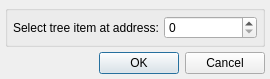
<?xml version="1.0" encoding="UTF-8"?>
<ui version="4.0">
 <class>GoToAddressDialog</class>
 <widget class="QDialog" name="GoToAddressDialog">
  <property name="geometry">
   <rect>
    <x>0</x>
    <y>0</y>
    <width>270</width>
    <height>70</height>
   </rect>
  </property>
  <property name="windowTitle">
   <string>Go to address</string>
  </property>
  <property name="modal">
   <bool>false</bool>
  </property>
  <layout class="QVBoxLayout" name="verticalLayout">
   <property name="spacing">
    <number>5</number>
   </property>
   <property name="leftMargin">
    <number>5</number>
   </property>
   <property name="topMargin">
    <number>5</number>
   </property>
   <property name="rightMargin">
    <number>5</number>
   </property>
   <property name="bottomMargin">
    <number>5</number>
   </property>
   <item>
    <widget class="QGroupBox" name="groupBox">
     <property name="title">
      <string/>
     </property>
     <layout class="QHBoxLayout" name="horizontalLayout">
      <property name="spacing">
       <number>5</number>
      </property>
      <property name="leftMargin">
       <number>5</number>
      </property>
      <property name="topMargin">
       <number>5</number>
      </property>
      <property name="rightMargin">
       <number>5</number>
      </property>
      <property name="bottomMargin">
       <number>5</number>
      </property>
      <item>
       <widget class="QLabel" name="label">
        <property name="text">
         <string>Select tree item at address:</string>
        </property>
       </widget>
      </item>
      <item>
       <widget class="HexSpinBox" name="hexSpinBox">
        <property name="sizePolicy">
         <sizepolicy hsizetype="Expanding" vsizetype="Fixed">
          <horstretch>0</horstretch>
          <verstretch>0</verstretch>
         </sizepolicy>
        </property>
       </widget>
      </item>
     </layout>
    </widget>
   </item>
   <item>
    <widget class="QDialogButtonBox" name="buttonBox">
     <property name="orientation">
      <enum>Qt::Horizontal</enum>
     </property>
     <property name="standardButtons">
      <set>QDialogButtonBox::Cancel|QDialogButtonBox::Ok</set>
     </property>
    </widget>
   </item>
  </layout>
 </widget>
 <customwidgets>
  <customwidget>
   <class>HexSpinBox</class>
   <extends>QSpinBox</extends>
   <header>hexspinbox.h</header>
  </customwidget>
 </customwidgets>
 <tabstops>
  <tabstop>buttonBox</tabstop>
 </tabstops>
 <resources/>
 <connections>
  <connection>
   <sender>buttonBox</sender>
   <signal>accepted()</signal>
   <receiver>GoToAddressDialog</receiver>
   <slot>accept()</slot>
   <hints>
    <hint type="sourcelabel">
     <x>182</x>
     <y>185</y>
    </hint>
    <hint type="destinationlabel">
     <x>157</x>
     <y>194</y>
    </hint>
   </hints>
  </connection>
  <connection>
   <sender>buttonBox</sender>
   <signal>rejected()</signal>
   <receiver>GoToAddressDialog</receiver>
   <slot>reject()</slot>
   <hints>
    <hint type="sourcelabel">
     <x>182</x>
     <y>185</y>
    </hint>
    <hint type="destinationlabel">
     <x>286</x>
     <y>194</y>
    </hint>
   </hints>
  </connection>
 </connections>
</ui>
